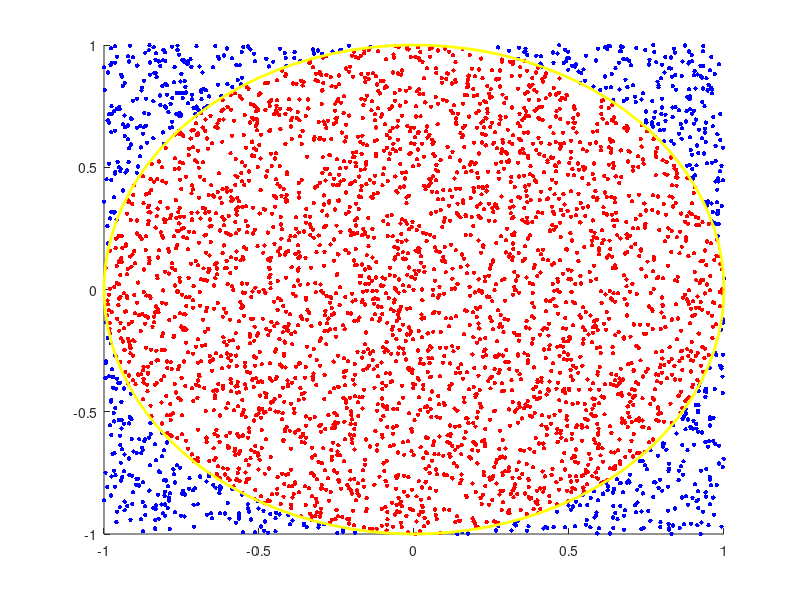

The MATLAB script that drew this image:
%test
function calc_pi()
    n=4000;
    r=1;
    [priblizek_pija, napaka] = area_pi(n);
   
    %[znotraj_kroga, znotraj_kvadrata] = mcc_pi(n)
    disp(['Približek pija:', num2str(priblizek_pija)])
    disp(['Odstopek:', num2str(napaka)])
    figure(n)
end



function figure(n)
     x = 2*rand(1,n)-1;
     y = 2*rand(1,n)-1;
     radi = sqrt(x.^2 + y.^2);  
     znotri_kroga = radi <= 1;

    
     scatter(x(znotri_kroga), y(znotri_kroga), 10, 'r', 'filled');  
     hold on;
     scatter(x(~znotri_kroga), y(~znotri_kroga), 10, 'b', 'filled'); 
     hold off;

     % izbira 100 točk za izris 
     theta = linspace(0, 2*pi, 100); 
    radij = 1;  % Radi
    krog_x = radij * cos(theta);
    krog_y = radij * sin(theta);
    hold on;

     % Izris loka 
    plot(krog_x, krog_y, 'y', 'LineWidth', 2);  % Izris loka 
    hold off;
end


function [priblizek_pija, napaka] = area_pi(n)     
   znotri=0;
   znotri=0;
   na_loku_kroznice=@(t) [cos(t);sin(t)];
   t=rand(0:pi/2);
    for i=1:n
        x = rand();
        y = rand();
        znotri=2*pi*rand();
         tocka_na_kroznici=[na_loku_kroznice(znotri)];
         tocke_kroznice(:,i) = tocka_na_kroznici;
         tocke_kvadrata(:,i) = [x;y;];
            if (x^2+y^2)<=1
                znotri=znotri+1;
            else
                znotri=znotri+1;
            end
    end
  priblizek_pija=4*znotri/n;
  napaka=abs(priblizek_pija-pi);
end
